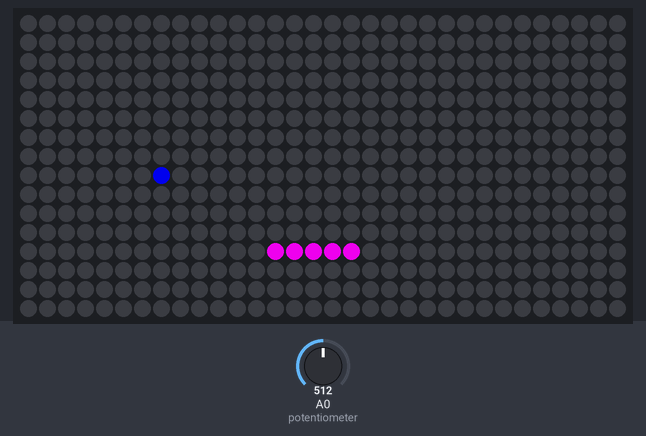
Simulated run of this sketch. Board: Arduino Uno, built with avr-gcc and run on an emulated ATmega328P. Shown: 32×16 RGB LED matrix (first LED top left, wired row by row). The test bench sets the inputs (shaded band); at power-on: A0 (potentiometer) = 512.

Above: at 1.2 s.
1.3 s: A0 (potentiometer) set to 716
At 1.9 s:
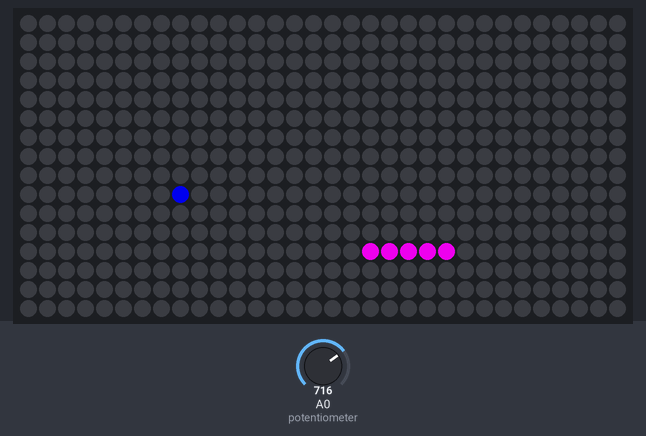
3.0 s: A0 (potentiometer) set to 900
At 3.4 s:
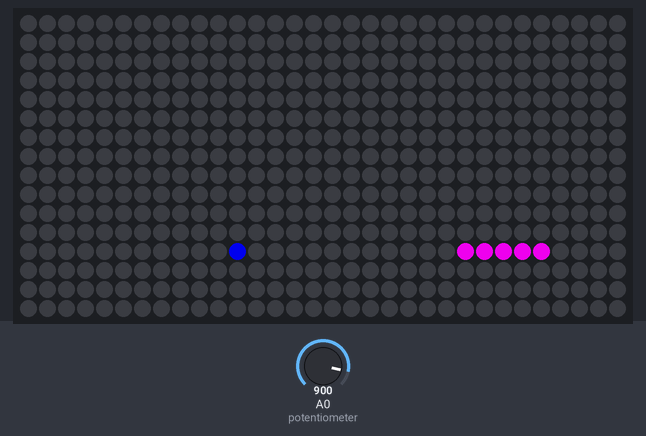
4.5 s: A0 (potentiometer) set to 1010
At 5.0 s:
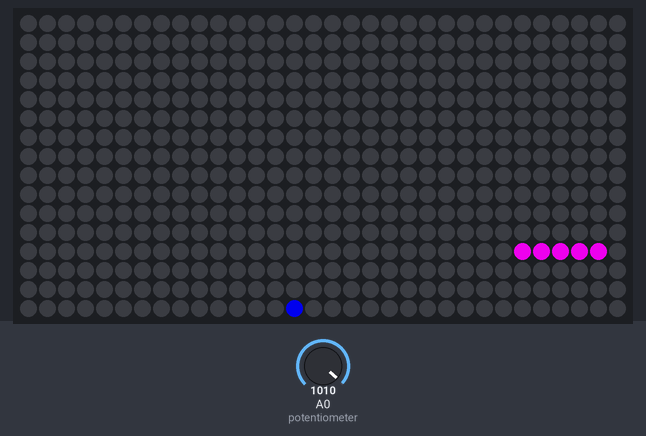
Timing chart, 0 to 7.5 s (numbered marks = the images above; inputs shaded):
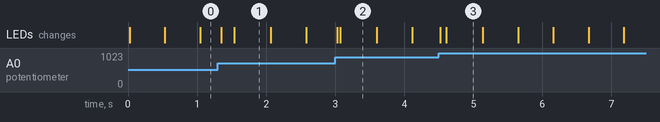

The sketch:

simple-matrix.ino
```cpp
#include <FastLED.h>
#include "Matrix.h"

#define LED_PIN     2
#define BUTTON_PIN  3
#define COLOR_ORDER GRB
#define CHIPSET     WS2811
#define BRIGHTNESS  200

// Player objects
Paddle paddle(1, 1, 5, 1, CRGB(255, 0, 255), false);
Ball ball(5, 6, 1, 1, CRGB(0, 0, 255), 500);

// Refresh & timer object
Surface surface(50);

void setup() {
  Serial.begin(9600);
  FastLED.addLeds<CHIPSET, LED_PIN, COLOR_ORDER>(leds, NUM_LEDS).setCorrection(UncorrectedColor);
  FastLED.setBrightness( BRIGHTNESS );

  ball.attachCollider(&paddle);
  ball.attachSurface(&surface);

  paddle.draw();
}


void loop()
{
  if(Serial > 0)
{
  int scorelist[128];
  // -> highscore

  surface.timer();

  paddle.move(map(analogRead(A0), 0, 1023, 0, kMatrixWidth - paddle.getWidth()), kMatrixHeight - 4);
  ball.move();

  surface.refresh();
  }
}

//------------------------------------------------------------------------

String menu(String playername)
{
  String pname;

  Serial.println("######SPACE INVADERS#####");
  Serial.println("          MENU           ");
  Serial.println("1. SELECT YOUR NAME:     ");
  pname = Serial.readStringUntil("\n");
  Serial.println("YOU HAVE CHOSEN: " + pname);
  Serial.println("");
  Serial.println("YOU HAVE TO DEFEAT THE INVADERS.");
  Serial.println("SAVE THE WORLD, RAISE YOUR LEVEL!");

  return pname;
}


int highscore(int scoring)
{
  // -> from level collider


}
```

Matrix.h
```cpp
const uint8_t kMatrixWidth = 32;
const uint8_t kMatrixHeight = 16;

#define NUM_LEDS (kMatrixWidth * kMatrixHeight)
CRGB leds[NUM_LEDS];

class Surface{
  private:
    unsigned long _systime;
    unsigned long _timestamp;
    int _fps;

  public:
    Surface(int fps) {
      setFps(fps);
    }
    // Setter
    void setSystime(unsigned long systime) {
      _systime = systime;
    }
    void setTimestamp(unsigned long timestamp) {
      _timestamp = timestamp;
    }
    void setFps(int fps) {
      _fps = fps;
    }
    // Getter
    unsigned long getSystime() {
      return _systime;
    }
    unsigned long getTimestamp() {
      return _timestamp;
    }
    int getFps() {
      return _fps;
    }
    // Main methods
    void timer() {
      setSystime(millis());
    }
    void refresh() {
      if (getSystime() - getTimestamp() >= (1000 / getFps())) {
        setTimestamp(getSystime());
        FastLED.show();
      }
    }
};

class Paddle {
  private:
    bool _debugMsg;
    int _width;
    int _height;
    int _x;
    int _y;
    CRGB _color;

  public:
    Paddle(int x, int y, int width, int height, CRGB color, bool debugMsg) {
      setX(x);
      setY(y);
      setWidth(width);
      setHeight(height);
      setColor(color);
      setDebugMsg(debugMsg);
    }

    // Setter
    void setX(int x) {
      _x = x;
    }
    void setY(int y) {
      _y = y;
    }
    void setWidth(int width) {
      _width = width;
    }
    void setHeight(int height) {
      _height = height;
    }
    void setColor(CRGB color) {
      _color = color;
    }
    void setDebugMsg(bool debugMsg) {
      _debugMsg = debugMsg;
    }

    // Getter
    int getX() {
      return _x;
    }
    int getY() {
      return _y;
    }
    int getWidth() {
      return _width;
    }
    int getHeight() {
      return _height;
    }
    CRGB getColor() {
      return _color;
    }
    bool getDebugMsg() {
      return _debugMsg;
    }

    // Main methods
    uint16_t xy(uint8_t x, uint8_t y) {
      int i = x + (y * kMatrixWidth);
      if (getDebugMsg()) Serial.println(i);
      return i;
    }

    void draw() {
      int x = getX();
      int y = getY();
      int width = getWidth();
      int height = getHeight();
      CRGB color = getColor();

      for (int h = 0; h < height; h++) {
        for (int w = 0; w < width; w++) {
          leds[xy(x + w, y + h)] = color;
        }
      }
    }

    void reset() {
      int x = getX();
      int y = getY();
      int width = getWidth();
      int height = getHeight();

      for (int h = 0; h < height; h++) {
        for (int w = 0; w < width; w++) {
          leds[xy(x + w, y + h)] = CRGB(0, 0, 0);
        }
      }
    }

    void move(uint8_t x, uint8_t y) {
      if (x != getX() || y != getY()) {
        reset();
        setX(x);
        setY(y);
        draw();
      }
    }
};

class Ball {
  private:
    int _x;
    int _y;
    int _dirX = 1;
    int _dirY = 1;
    CRGB _color;
    Paddle * _paddle;
    Surface * _surface;
    unsigned long _timestamp;
    unsigned long _interval;

  public:
    Ball(int x, int y, int dirX, int dirY, CRGB color, unsigned long interval) {
      setX(x);
      setY(y);
      setDirX(dirX);
      setDirY(dirY);
      setColor(color);
      setInterval(interval);
    }

    // Setter
    void setX(int x) {
      _x = x;
    }
    void setY(int y) {
      _y = y;
    }
    void setDirX(int dirX) {
      if (dirX == 1 || dirX == -1) {
        _dirX = dirX;
      }
    }
    void setDirY(int dirY) {
      if (dirY == 1 || dirY == -1) {
        _dirY = dirY;
      }
    }
    void setColor(CRGB color) {
      _color = color;
    }
    void setTimestamp(unsigned long timestamp) {
      _timestamp = timestamp;
    }
    void setInterval(unsigned long interval) {
      _interval = interval;
    }

    // Getter
    int getX() {
      return _x;
    }
    int getY() {
      return _y;
    }
    int getDirX() {
      return _dirX;
    }
    int getDirY() {
      return _dirY;
    }
    CRGB getColor() {
      return _color;
    }
    unsigned long getTimestamp() {
      return _timestamp;
    }
    unsigned long getInterval() {
      return _interval;
    }

    // Main methods
    uint16_t xy(uint8_t x, uint8_t y) {
      int i = x + (y * kMatrixWidth);
      return i;
    }
    void checkCollision(int x, int y) {
      int xPaddle = _paddle->getX();
      int yPaddle = _paddle->getY();
      if (x+1 >= xPaddle && x <= xPaddle + _paddle->getWidth() && y+1 >= yPaddle && y <= yPaddle + _paddle->getHeight()) {
        setDirY(-getDirY());
        if (getInterval() > 100) {
          setInterval(getInterval() - 50);
        }
      }
      if (x <= 0 || x >= kMatrixWidth - 1) {
        setDirX(-getDirX());
      }
      if (y <= 0 || y >= kMatrixHeight - 1) {
        setDirY(-getDirY());
      }
    }
    void reset() {
      leds[xy(getX(), getY())] = CRGB(0, 0, 0);
    }
    void draw() {
      leds[xy(getX(), getY())] = getColor();
    }
    void move() {
      if (_surface->getSystime() - getTimestamp() >= getInterval()) {
        setTimestamp(_surface->getSystime());
        int x = getX();
        int y = getY();

        checkCollision(x, y);
        reset();
        setX(x + getDirX());
        setY(y + getDirY());
        /*
        Serial.print("X: ");
        Serial.print(x);
        Serial.print("| Y: ");
        Serial.println(y);
        */
        draw();
      }
    }
    void attachCollider(Paddle * paddle) {
      _paddle = paddle;
    }
    void attachSurface(Surface * surface) {
      _surface = surface;
    }
};
```
